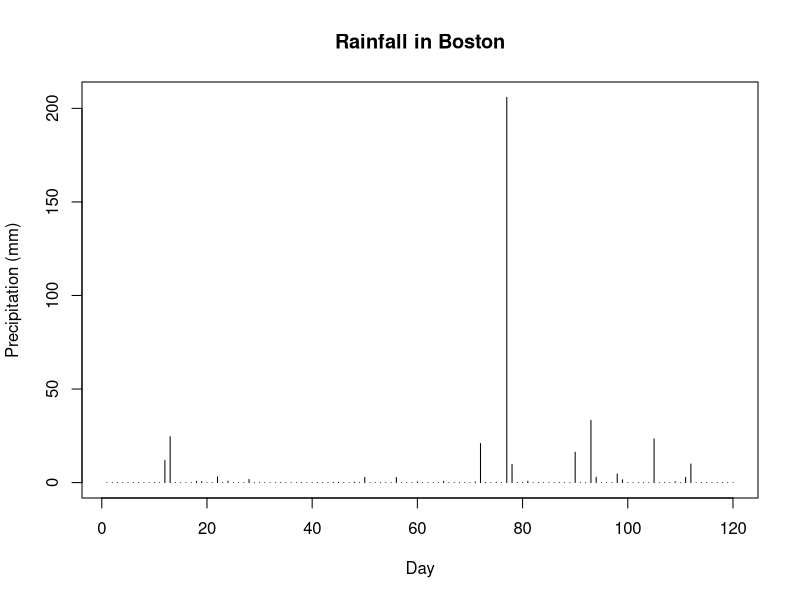
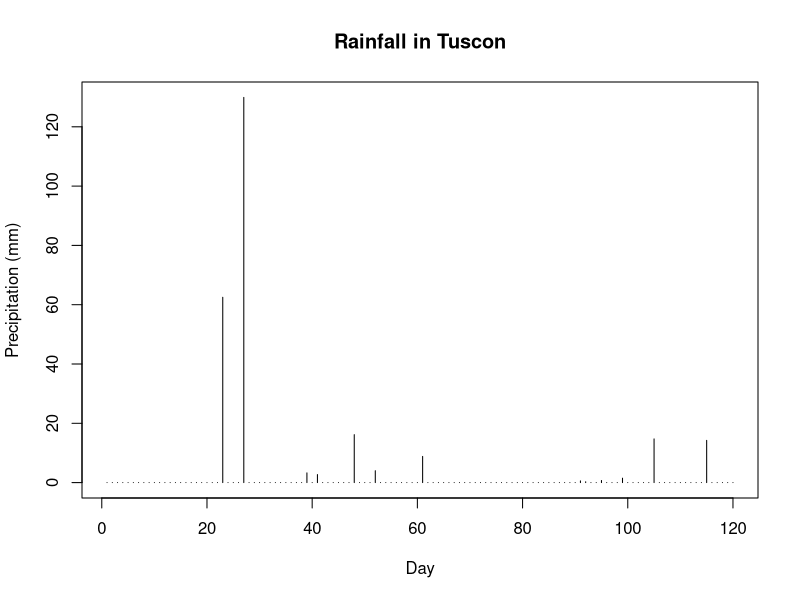
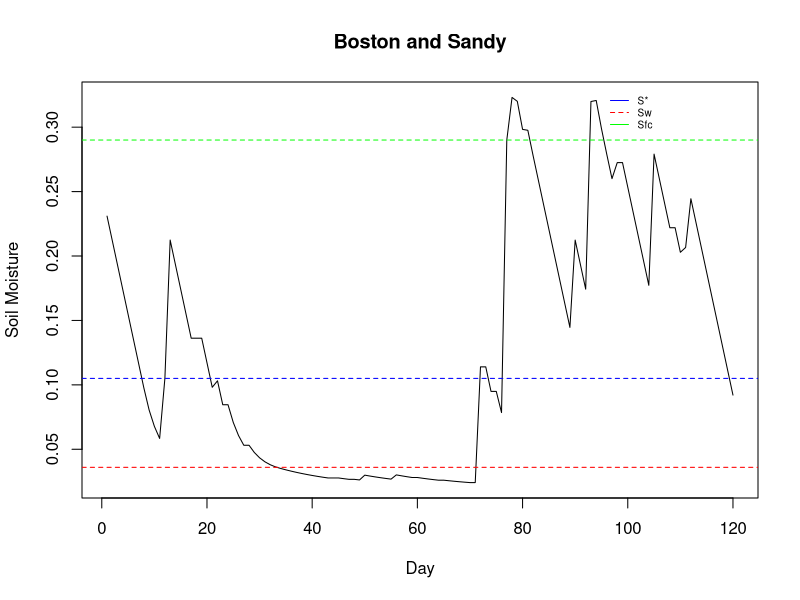
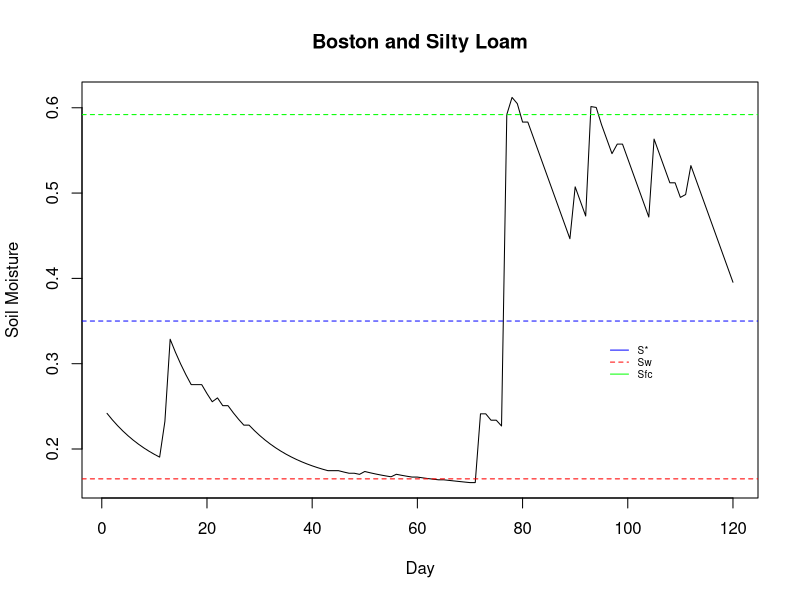
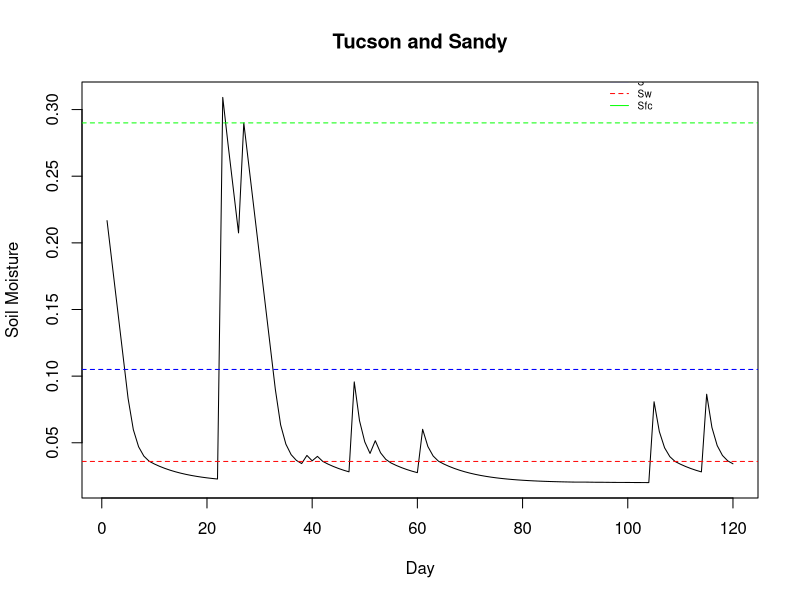
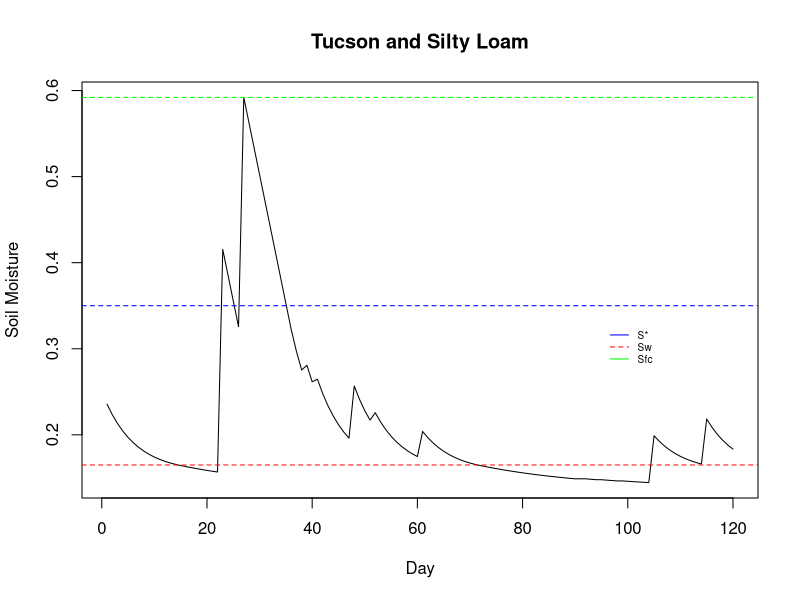
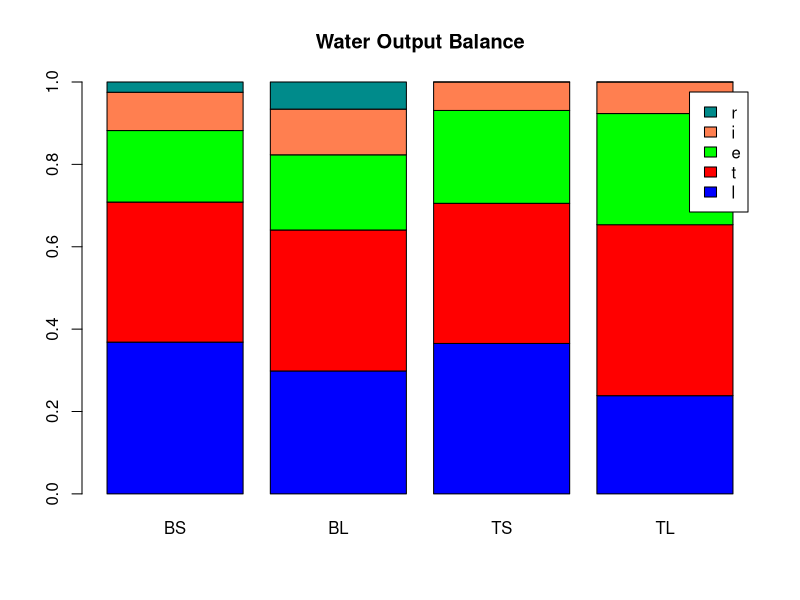
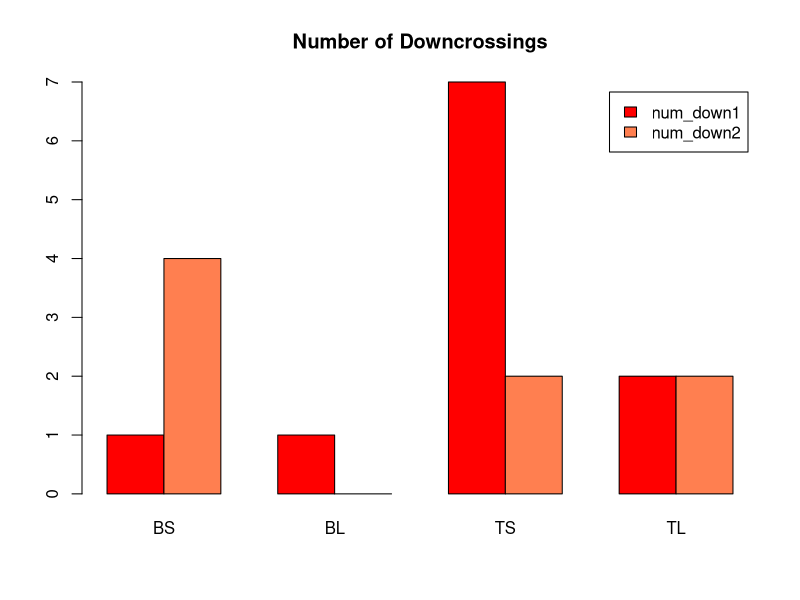

Generate these figures, in order, with R:
#Climate Data
#mtr-duration, mtb-interstorm, mi-intensity
#Boston 
bmtr= 4
bmtb= 68
bmi= 1.691

#Tuscan
tmtr= 44
tmtb= 129
tmi= 0.814

num_days=120

#Random Numbers
set.seed(48252)
interstorm= runif(num_days)
valueOfInterstormB= -bmtb*log(1-interstorm)
valueOfInterstormT= -tmtb*log(1-interstorm)

set.seed(39616)
duration= runif(num_days)
valueOfDurationB= -bmtr*log(1-duration)
valueOfDurationT= -tmtr*log(1-duration)

set.seed(41106)
intensity= runif(num_days)
valueOfIntensityB= -bmi*log(1-intensity)
valueOfIntensityT= -tmi*log(1-intensity)

#ETmax
ETmaxB=4
ETmaxT=7
BmaxE= 0.32*ETmaxB
BmaxT= 0.68*ETmaxB
TmaxE= 0.32*ETmaxT
TmaxT= 0.68*ETmaxT

#Sand
nS= 0.42
sfcS= 0.29
saS= 0.105
shS= 0.02
swS= 0.036
bS= 9
ksatS= 1098 #mm/day


#Loam
nL= 0.468
sfcL= 0.592
saL= 0.35
shL= 0.137
swL= 0.165
bL= 9
ksatL= 330 #mm/day

#Vegetation
incpt= 2

zr= 500 
init_s= 0.25


#Rainfall Stimulation
startB <- rep(NA, length(num_days))
endB <- rep(NA, length(num_days))
depthB <- rep(NA, length(num_days))

startT <- rep(NA, length(num_days))
endT <- rep(NA, length(num_days))
depthT <- rep(NA, length(num_days))


for(i in 1:num_days){
  if(i==1){
    startB[i]= valueOfInterstormB[i]
    startT[i]= valueOfInterstormT[i]
  }else{
    startB[i]= endB[i-1] + valueOfInterstormB[i]
    startT[i]= endT[i-1] + valueOfInterstormT[i]
  }
  
  endB[i]= startB[i] + valueOfDurationB[i]
  endT[i]= startT[i] + valueOfDurationT[i]
  
}

for(i in 1:num_days){
  startB[i]=ceiling(startB[i]/24)
  endB[i]=ceiling(endB[i]/24)
  
  startT[i]=ceiling(startT[i]/24)
  endT[i]=ceiling(endT[i]/24)
}

end_dayB=endB
end_dayT=endT

depthB= valueOfDurationB* valueOfIntensityB
depthT= valueOfDurationT* valueOfIntensityT

day <- 1:num_days    #days in 120-day time series

PB <- rep(0,length(day))
PT <- rep(0,length(day))#pre-specify daily precipitation variable

for (i in 1:length(day)) {
  
  #find any days with rain storms ending on the given day
  II <- which(end_dayB == day[i]) 
  HH <- which(end_dayT == day[i])
  
  if (length(II) >= 1) {
    PB[i] <- sum(depthB[II])    #calculate total rain depth on the given day, and set value
  }
  if (length(HH) >= 1) {
    PT[i] <- sum(depthT[HH])    #calculate total rain depth on the given day, and set value
  }
}
plot(day, PB, type= "h", xlab="Day", ylab= "Precipitation (mm)", main= "Rainfall in Boston")
plot(day, PT, type= "h", xlab="Day", ylab= "Precipitation (mm)", main= "Rainfall in Tuscon")

s1BL <- rep(NA, length(num_days))
s1BS <- rep(NA, length(num_days))
s1TL <- rep(NA, length(num_days))
s1TS <- rep(NA, length(num_days))
s2BL <- rep(NA, length(num_days))
s2BS <- rep(NA, length(num_days))
s2TL <- rep(NA, length(num_days))
s2TS <- rep(NA, length(num_days))
lBS <- rep(NA, length(num_days))
lBL <- rep(NA, length(num_days))
lTS <- rep(NA, length(num_days))
lTL <- rep(NA, length(num_days))
infBS <- rep(NA, length(num_days))
infBL <- rep(NA, length(num_days))
infTS <- rep(NA, length(num_days))
infTL <- rep(NA, length(num_days))
tBS <- rep(NA, length(num_days))
tBL <- rep(NA, length(num_days))
tTS <- rep(NA, length(num_days))
tTL <- rep(NA, length(num_days))
eBS <- rep(NA, length(num_days))
eBL <- rep(NA, length(num_days))
eTS <- rep(NA, length(num_days))
eTL <- rep(NA, length(num_days))
p_iBS <- rep(NA, length(num_days))
p_iBL <- rep(NA, length(num_days))
p_iTS <- rep(NA, length(num_days))
p_iTL <- rep(NA, length(num_days))

for (i in 1:num_days){
  #Precipitaion-Interception
  p_iBS[i]=PB[i]- incpt
  p_iBL[i]=PB[i]- incpt
  p_iTS[i]=PT[i]- incpt
  p_iTL[i]=PT[i]- incpt
  if(p_iBS[i]<0){
    p_iBS[i]=0
  }
  if(p_iBL[i]<0){
    p_iBL[i]=0
  }
  if(p_iTS[i]<0){
    p_iTS[i]=0
  }
  if(p_iTL[i]<0){
    p_iTL[i]=0
  }
  
  #Infiltration
  if(i==1){
    infBS[i]= min(p_iBS[i], nS*zr*(1-init_s))
    infBL[i]= min(p_iBL[i], nL*zr*(1-init_s))
    infTS[i]= min(p_iTS[i], nS*zr*(1-init_s))
    infTL[i]= min(p_iTL[i], nL*zr*(1-init_s))
  }else{
    infBS[i]= min(p_iBS[i], nS*zr*(1-s2BS[i-1]))
    infBL[i]= min(p_iBL[i], nL*zr*(1-s2BL[i-1]))
    infTS[i]= min(p_iTS[i], nS*zr*(1-s2TS[i-1]))
    infTL[i]= min(p_iTL[i], nL*zr*(1-s2TL[i-1]))
  }
  
  #Saturation1
  if(i==1){
    s1BS[i]= (infBS[i]+(nS*zr*init_s))/(nS*zr)
    s1BL[i]= (infBL[i]+(nL*zr*init_s))/(nL*zr)
    s1TS[i]= (infTS[i]+(nS*zr*init_s))/(nS*zr)
    s1TL[i]= (infTL[i]+(nL*zr*init_s))/(nL*zr)
  }else{
    s1BS[i]= (infBS[i]+(nS*zr*s2BS[i-1]))/(nS*zr)
    s1BL[i]= (infBL[i]+(nL*zr*s2BL[i-1]))/(nL*zr)
    s1TS[i]= (infTS[i]+(nS*zr*s2TS[i-1]))/(nS*zr)
    s1TL[i]= (infTL[i]+(nL*zr*s2TL[i-1]))/(nL*zr)
  }
  #Leakage
  if(s1BS[i]<sfcS){
    lBS[i]=0
  }else{
    lBS[i]= min(ksatS*((exp(bS*(s1BS[i]-sfcS))-1)/(exp(bS*(1-sfcS))-1)), nS*zr*(s1BS[i]-sfcS))
  }
  if(s1BL[i]<sfcL){
    lBL[i]=0
  }else{
    lBL[i]= min(ksatL*((exp(bL*(s1BL[i]-sfcL))-1)/(exp(bL*(1-sfcL))-1)), nL*zr*(s1BL[i]-sfcL))
  }
  if(s1TS[i]<sfcS){
    lTS[i]=0
  }else{
    lTS[i]= min(ksatS*((exp(bS*(s1TS[i]-sfcS))-1)/(exp(bS*(1-sfcS))-1)), nS*zr*(s1TS[i]-sfcS))
  }
  if(s1TL[i]<sfcL){
    lTL[i]=0
  }else{
    lTL[i]= min(ksatL*((exp(bL*(s1TL[i]-sfcL))-1)/(exp(bL*(1-sfcL))-1)), nL*zr*(s1TL[i]-sfcL))
  }
  
  if(s1BS[i]<=swS){
    tBS[i]=0
  }
  if(s1BL[i]<=swL){
    tBL[i]=0
  }
  if(s1TS[i]<=swS){
    tTS[i]=0
  }
  if(s1TL[i]<=swL){
    tTL[i]=0
  }
  
  if(swS<s1BS[i] & s1BS[i]<saS){
    tBS[i]= ((s1BS[i]-swS)/(saS-swS))*BmaxT
  }
  if(swL<s1BL[i] & s1BL[i]<saL){
    tBL[i]= ((s1BL[i]-swL)/(saL-swL))*BmaxT
  }
  if(swS<s1TS[i] & s1TS[i]<saS){
    tTS[i]= ((s1TS[i]-swS)/(saS-swS))*TmaxT
  }
  if(swL<s1TL[i] & s1TL[i]<saL){
    tTL[i]= ((s1TL[i]-swL)/(saL-swL))*TmaxT
  }
  
  if(s1BS[i]>=saS){
    tBS[i]=BmaxT
  }
  if(s1BL[i]>=saL){
    tBL[i]=BmaxT
  }
  if(s1TS[i]>=saS){
    tTS[i]=TmaxT
  }
  if(s1TL[i]>=saL){
    tTL[i]=TmaxT
  }
  
  if(s1BS[i]<=shS){
    eBS[i]=0
  }
  if(s1TS[i]<=shS){
    eTS[i]=0
  }
  if(s1BL[i]<=shL){
    eBL[i]=0
  }
  if(s1TL[i]<=shL){
    eTL[i]=0
  }
  if(shS<s1BS[i] & s1BS[i]<saS){
    eBS[i]= ((s1BS[i]-shS)/(saS-shS))*BmaxE
  }
  if(shL<s1BL[i] & s1BL[i]<saL){
    eBL[i]= ((s1BL[i]-shL)/(saL-shL))*BmaxE
  }
  if(shS<s1TS[i] & s1TS[i]<saS){
    eTS[i]= ((s1TS[i]-shS)/(saS-shS))*TmaxE
  }
  if(shL<s1TL[i] & s1TL[i]<saL){
    eTL[i]= ((s1TL[i]-shL)/(saL-shL))*TmaxE
  }
  if(s1BS[i]>=saS){
    eBS[i]= BmaxE
  }
  if(s1BL[i]>=saL){
    eBL[i]= BmaxE
  }
  if(s1TS[i]>=saS){
    eTS[i]= TmaxE
  }
  if(s1TL[i]>=saL){
    eTL[i]= TmaxE
  }
  
  if(PB[i]>0){
    #Transpiration
    tBS[i]=0
    tBL[i]=0
    #Evaporation
    eBS[i]=0
    eBL[i]=0
  }
  if(PT[i]>0){
    #Transpiration
    tTS[i]=0
    tTL[i]=0
    #Evaporation
    eTS[i]=0
    eTL[i]=0
  }
  
  #Saturation2
  s2BS[i]= ((nS*zr*s1BS[i])-lBS[i]-tBS[i]-eBS[i])/(nS*zr)
  s2BL[i]= ((nL*zr*s1BL[i])-lBL[i]-tBL[i]-eBL[i])/(nL*zr)
  s2TS[i]= ((nS*zr*s1TS[i])-lTS[i]-tTS[i]-eTS[i])/(nS*zr)
  s2TL[i]= ((nL*zr*s1TL[i])-lTL[i]-tTL[i]-eTL[i])/(nL*zr)
}


plot(day, s2BS, type= "l", xlab="Day", ylab= "Soil Moisture", main= "Boston and Sandy")
abline(h=swS, col="red", lty=2)
abline(h=saS, col="blue", lty=2)
abline(h=sfcS, col="green", lty=2)
legend(95, 0.33, legend=c("S*", "Sw", "Sfc"),col=c("blue", "red", "green"), lty=1:2, cex=0.6,bty = "n")

plot(day, s2BL, type= "l", xlab="Day", ylab= "Soil Moisture", main= "Boston and Silty Loam")
abline(h=swL, col="red", lty=2)
abline(h=saL, col="blue", lty=2)
abline(h=sfcL, col="green", lty=2)
legend(95, 0.33, legend=c("S*", "Sw", "Sfc"),col=c("blue", "red", "green"), lty=1:2, cex=0.6,bty = "n")

plot(day, s2TS, type= "l", xlab="Day", ylab= "Soil Moisture", main= "Tucson and Sandy")
abline(h=swS, col="red", lty=2)
abline(h=saS, col="blue", lty=2)
abline(h=sfcS, col="green", lty=2)
legend(95, 0.33, legend=c("S*", "Sw", "Sfc"),col=c("blue", "red", "green"), lty=1:2, cex=0.6,bty = "n")

plot(day, s2TL, type= "l", xlab="Day", ylab= "Soil Moisture", main= "Tucson and Silty Loam")
abline(h=swL, col="red", lty=2)
abline(h=saL, col="blue", lty=2)
abline(h=sfcL, col="green", lty=2)
legend(95, 0.33, legend=c("S*", "Sw", "Sfc"),col=c("blue", "red", "green"), lty=1:2, cex=0.6,bty = "n")



#Interception
intrcptBS= PB-p_iBS
intrcptBL= PB-p_iBL
intrcptTS= PT-p_iTS
intrcptTL= PT-p_iTL

#Runoff
runoffBS= p_iBS-infBS
runoffBL= p_iBL-infBL
runoffTS= p_iTS-infTS
runoffTL= p_iTL-infTL

#input
inputBS= sum(PB)-nS*zr*(s2BS[num_days]-init_s)
inputBL= sum(PB)-nL*zr*(s2BL[num_days]-init_s)
inputTS= sum(PT)-nS*zr*(s2TS[num_days]-init_s)
inputTL= sum(PT)-nL*zr*(s2TL[num_days]-init_s)

#water balance: leakage
lwbBS= sum(lBS)/inputBS
lwbBL= sum(lBL)/inputBL
lwbTS= sum(lTS)/inputTS
lwbTL= sum(lTL)/inputTL

#water balance: transpirtion
twbBS= sum(tBS)/inputBS
twbBL= sum(tBL)/inputBL
twbTS= sum(tTS)/inputTS
twbTL= sum(tTL)/inputTL

#water balance: evaporation
ewbBS= sum(eBS)/inputBS
ewbBL= sum(eBL)/inputBL
ewbTS= sum(eTS)/inputTS
ewbTL= sum(eTL)/inputTL

#water balance: interception
iwbBS= sum(intrcptBS)/inputBS
iwbBL= sum(intrcptBL)/inputBL
iwbTS= sum(intrcptTS)/inputTS
iwbTL= sum(intrcptTL)/inputTL

#water balance: runoff
rwbBS= sum(runoffBS)/inputBS
rwbBL= sum(runoffBL)/inputBL
rwbTS= sum(runoffTS)/inputTS
rwbTL= sum(runoffTL)/inputTL

lwbBS+twbBS+ewbBS+iwbBS+rwbBS
lwbBL+twbBL+ewbBL+iwbBL+rwbBL
lwbTS+twbTS+ewbTS+iwbTS+rwbTS
lwbTL+twbTL+ewbTL+iwbTL+rwbTL


counts <- matrix(c(lwbBS, lwbBL, lwbTS, lwbTL, twbBS, twbBL, twbTS, twbTL, ewbBS, ewbBL, ewbTS, ewbTL, iwbBS, iwbBL, iwbTS, iwbTL, rwbBS, rwbBL, rwbTS, rwbTL), nrow=5, byrow=TRUE)      
colnames(counts) <- c("BS","BL","TS", "TL")
rownames(counts) <- c("l", "t", "e", "i", "r")
counts <- as.table(counts)
barplot(counts,legend=T,beside=F,main='Water Output Balance', col=c("blue", "red", "green", "coral", "darkcyan"))



#number of downcrossings
IIBS <- which(s2BS < swS)    #find which timesteps have an S value below S_crit
HHBS <- which(s2BS < saS)

#make a variable that has a value of 1 any time S is below S_crit, and is zero otherwise
down1BS <- rep(0,length(s2BS)) 
down2BS <- rep(0,length(s2BS)) 
down1BS[IIBS] <- 1
down2BS[HHBS] <- 1


#make a variable that has a value of 1 any time S crosses below S_crit, and is zero otherwise
crossing1BS <- rep(0,length(s2BS)-1)
crossing2BS <- rep(0,length(s2BS)-1)
for (i in 2:length(s2BS)) {
  #if S was above S_crit in the previous timestep, but is below S_crit in the current
  #timestep, a downcrossing occurred - set "crossing" = 1 for this timestep
  if (down1BS[i-1] ==0 & down1BS[i] ==1) {  
    crossing1BS[i] <- 1    #downcrossing
  }
  if (down2BS[i-1] ==0 & down2BS[i] ==1) {  
    crossing2BS[i] <- 1    #downcrossing
  }
}

num_down1BS <- sum(crossing1BS)    #total number of downcrossings
num_down2BS <- sum(crossing2BS) 

#mean length of downcrossings (units: days)
T_bar1BS <- sum(down1BS) / num_down1BS
T_bar2BS <- sum(down2BS) / num_down2BS
#number of days that S was below S_crit divided by number of downcrossings



#number of downcrossings
IIBL <- which(s2BL < swL)    #find which timesteps have an S value below S_crit
HHBL <- which(s2BL < saL)

#make a variable that has a value of 1 any time S is below S_crit, and is zero otherwise
down1BL <- rep(0,length(s2BL)) 
down2BL <- rep(0,length(s2BL)) 
down1BL[IIBL] <- 1
down2BL[HHBL] <- 1


#make a variable that has a value of 1 any time S crosses below S_crit, and is zero otherwise
crossing1BL <- rep(0,length(s2BL)-1)
crossing2BL <- rep(0,length(s2BL)-1)
for (i in 2:length(s2BL)) {
  #if S was above S_crit in the previous timestep, but is below S_crit in the current
  #timestep, a downcrossing occurred - set "crossing" = 1 for this timestep
  if (down1BL[i-1] ==0 & down1BL[i] ==1) {  
    crossing1BL[i] <- 1    #downcrossing
  }
  if (down2BL[i-1] ==0 & down2BL[i] ==1) {  
    crossing2BL[i] <- 1    #downcrossing
  }
}

num_down1BL <- sum(crossing1BL)    #total number of downcrossings
num_down2BL <- sum(crossing2BL) 

#mean length of downcrossings (units: days)
T_bar1BL <- sum(down1BL) / num_down1BL
T_bar2BL <- sum(down2BL) / num_down2BL
#number of days that S was below S_crit divided by number of downcrossing



#number of downcrossings
IITS <- which(s2TS < swS)    #find which timesteps have an S value below S_crit
HHTS <- which(s2TS < saS)

#make a variable that has a value of 1 any time S is below S_crit, and is zero otherwise
down1TS <- rep(0,length(s2TS)) 
down2TS <- rep(0,length(s2TS)) 
down1TS[IITS] <- 1
down2TS[HHTS] <- 1


#make a variable that has a value of 1 any time S crosses below S_crit, and is zero otherwise
crossing1TS <- rep(0,length(s2TS)-1)
crossing2TS <- rep(0,length(s2TS)-1)
for (i in 2:length(s2TS)) {
  #if S was above S_crit in the previous timestep, but is below S_crit in the current
  #timestep, a downcrossing occurred - set "crossing" = 1 for this timestep
  if (down1TS[i-1] ==0 & down1TS[i] ==1) {  
    crossing1TS[i] <- 1    #downcrossing
  }
  if (down2TS[i-1] ==0 & down2TS[i] ==1) {  
    crossing2TS[i] <- 1    #downcrossing
  }
}

num_down1TS <- sum(crossing1TS)    #total number of downcrossings
num_down2TS <- sum(crossing2TS) 

#mean length of downcrossings (units: days)
T_bar1TS <- sum(down1TS) / num_down1TS
T_bar2TS <- sum(down2TS) / num_down2TS
#number of days that S was below S_crit divided by number of downcrossing



#number of downcrossings
IITL <- which(s2TL < swL)    #find which timesteps have an S value below S_crit
HHTL <- which(s2TL < saL)

#make a variable that has a value of 1 any time S is below S_crit, and is zero otherwise
down1TL <- rep(0,length(s2TL)) 
down2TL <- rep(0,length(s2TL)) 
down1TL[IITL] <- 1
down2TL[HHTL] <- 1


#make a variable that has a value of 1 any time S crosses below S_crit, and is zero otherwise
crossing1TL <- rep(0,length(s2TL)-1)
crossing2TL <- rep(0,length(s2TL)-1)
for (i in 2:length(s2TL)) {
  #if S was above S_crit in the previous timestep, but is below S_crit in the current
  #timestep, a downcrossing occurred - set "crossing" = 1 for this timestep
  if (down1TL[i-1] ==0 & down1TL[i] ==1) {  
    crossing1TL[i] <- 1    #downcrossing
  }
  if (down2TL[i-1] ==0 & down2TL[i] ==1) {  
    crossing2TL[i] <- 1    #downcrossing
  }
}

num_down1TL <- sum(crossing1TL)    #total number of downcrossings
num_down2TL <- sum(crossing2TL) 

#mean length of downcrossings (units: days)
T_bar1TL <- sum(down1TL) / num_down1TL
T_bar2TL <- sum(down2TL) / num_down2TL
#number of days that S was below S_crit divided by number of downcrossing

num_down1BS
num_down2BS
T_bar1BS
T_bar2BS

num_down1BL
num_down2BL
T_bar1BL
T_bar2BL

num_down1TS
num_down2TS
T_bar1TS
T_bar2TS

num_down1TL
num_down2TL
T_bar1TL
T_bar2TL

T_bar2BL=0

bar1 <- matrix(c(num_down1BS, num_down1BL, num_down1TS, num_down1TL, num_down2BS, num_down2BL, num_down2TS, num_down2TL), nrow=2, byrow=TRUE)      
colnames(bar1) <- c("BS","BL","TS", "TL")
rownames(bar1) <- c("num_down1", "num_down2")
bar <- as.table(bar1)
barplot(bar1,legend=T,beside=T,main='Number of Downcrossings', col=c("red", "coral"))


#bar <- matrix(c(num_down1BS, num_down1BL, num_down1TS, num_down1TL, num_down2BS, num_down2BL, num_down2TS, num_down2TL, T_bar1BS, T_bar1BL, T_bar1TS, T_bar1TL, T_bar2BS, T_bar2BL, T_bar2TS, T_bar2TL), nrow=4, byrow=TRUE)
#rownames(bar) <- c("num_down1", "num_down2")

bar2 <- matrix(c( T_bar1BS, T_bar1BL, T_bar1TS, T_bar1TL, T_bar2BS, T_bar2BL, T_bar2TS, T_bar2TL), nrow=2, byrow=TRUE)      
colnames(bar2) <- c("BS","BL","TS", "TL")
rownames(bar2) <- c("T_bar1", "T_bar2")
bar <- as.table(bar2)
barplot(bar2,legend=T,beside=T,main='Duration of Excursion', col=c("blue", "cyan"))








